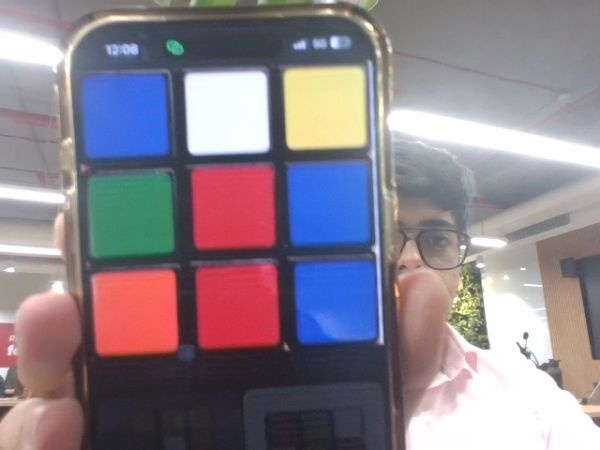
#> input picture backend/debug/frame_0/frame.jpg, 600 x 450 px; its folder holds only this picture in this run
$ python -i vision_service.py   (imports and definitions only)
#> lines starting #> are read from the running program, lines starting #| are printed output that depends on the picture; after the words box and inside, x2 and y2 are one past the last pixel; in counts of white or black regions, pixels touching at a corner belong together
#> further down, picture is the input picture: shape (450, 600, 3); mean B, G, R 140.2, 129.8, 139.8
import cv2, os
import numpy as np
import imutils
from typing import Dict, List, Tuple

# ---------- Image IO ----------
# [6 lines not run here, left out]

# ---------- Geometry Helpers ----------
def order_points(pts):
    """
    Orders coordinates in format: top-left, top-right, bottom-right, bottom-left
    """
    rect = np.zeros((4, 2), dtype="float32")

    # Top-left has smallest sum, Bottom-right has largest sum
    s = pts.sum(axis=1)
    rect[0] = pts[np.argmin(s)]
    rect[2] = pts[np.argmax(s)]

    # Top-right has smallest diff, Bottom-left has largest diff
    diff = np.diff(pts, axis=1)
    rect[1] = pts[np.argmin(diff)]
    rect[3] = pts[np.argmax(diff)]

    return rect

def get_face_contour(img):
    """
    Finds the largest 4-sided polygon in the image (the cube face).
    """
    # 1. Preprocessing
    gray = cv2.cvtColor(img, cv2.COLOR_BGR2GRAY)
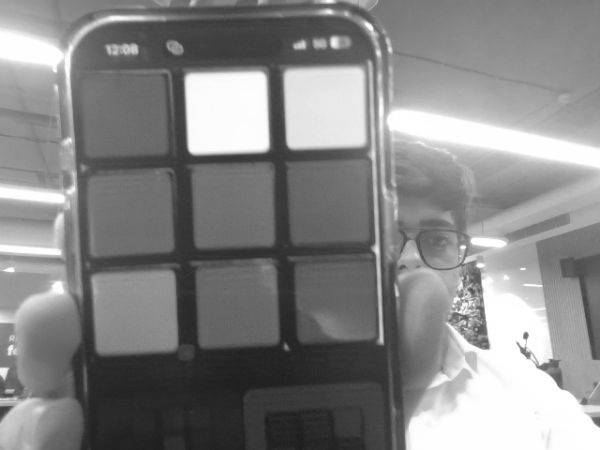
#> gray: shape (450, 600); min 28, max 255, mean 134
    blurred = cv2.GaussianBlur(gray, (5, 5), 0)

    # 2. Edge Detection (Adaptive Threshold is often better than Canny for varying light)
    edged = cv2.Canny(blurred, 50, 200)
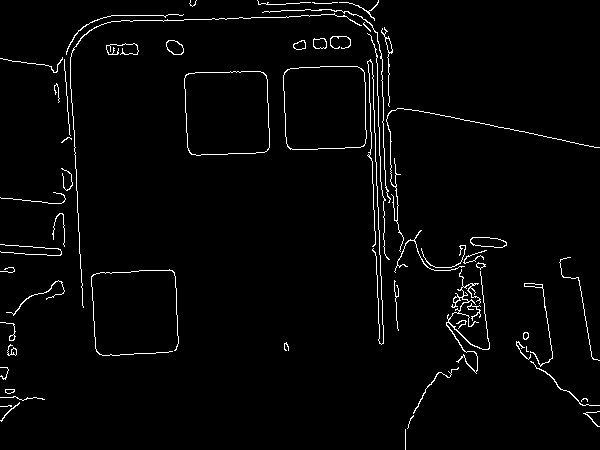
#> edged: shape (450, 600); 2.5% white in thin lines or dots

    # 3. Find Contours
    cnts = cv2.findContours(edged.copy(), cv2.RETR_EXTERNAL, cv2.CHAIN_APPROX_SIMPLE)
#> cnts = 58 contours, 35 with area under 20; largest, box (x1, y1, x2, y2) and area: (184, 71, 270, 156) 6680, (283, 66, 367, 150) 6520, (470, 237, 507, 248) 280, (166, 40, 184, 55) 185, (446, 269, 490, 374) 153
    cnts = imutils.grab_contours(cnts)

    if not cnts:
        return None

    # Sort by area (largest first)
    cnts = sorted(cnts, key=cv2.contourArea, reverse=True)

    for c in cnts:
        # Approximate contour
        peri = cv2.arcLength(c, True)
        approx = cv2.approxPolyDP(c, 0.02 * peri, True)

        # If it has 4 points, we assume it's the face
        if len(approx) == 4:
            return approx.reshape(4, 2)
#> this loop made 1 pass
#> (peri, approx) on pass 1: (324.7, [[263, 72], [185, 75], [191, 154], [268, 149]])

    # Fallback: If no square found, return the whole image corners
    h, w = img.shape[:2]
    return np.array([[0,0], [w,0], [w,h], [0,h]], dtype="float32")

# ---------- Sticker Extraction ----------
def extract_stickers(img) -> List[np.ndarray]:
    """
    Warps the detected face into a flat 300x300 square and extracts 9 clean patches.
    """
    # 1. Get the face contour
    pts = get_face_contour(img)
#> pts = [[263, 72], [185, 75], [191, 154], [268, 149]]
    if pts is None:
        # Extreme fallback just in case
        h, w = img.shape[:2]
        pts = np.array([[0,0], [w,0], [w,h], [0,h]], dtype="float32")

    # 2. Perspective Warp to flat square
    rect = order_points(pts)
#> in order_points, `s = pts.sum(axis=1)`: s = [335, 260, 345, 417]
#> in order_points, `diff = np.diff(pts, axis=1)`: diff = [-191, -110, -37, -119]
#> rect = [[185, 75], [263, 72], [268, 149], [191, 154]]
    dst_size = 300
    dst = np.array([
        [0, 0],
        [dst_size - 1, 0],
        [dst_size - 1, dst_size - 1],
        [0, dst_size - 1]], dtype="float32")

    M = cv2.getPerspectiveTransform(rect, dst)
#> M = [[3.48, -0.264, -623.2], [0.134, 3.48, -286.1], [-0.000315, -0.000108, 1]]
    warped = cv2.warpPerspective(img, M, (dst_size, dst_size))
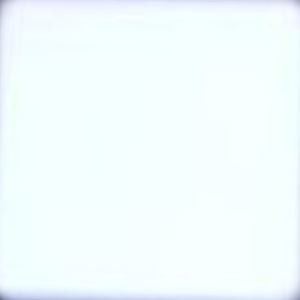
#> warped: shape (300, 300, 3); mean B, G, R 254.2, 252.8, 242.9

    # 3. Slice into 9 patches
    step = dst_size // 3
    patches = []

    # Safe margin: ignore the outer 25% of each sticker to avoid black borders
    margin = int(step * 0.25)

    for y in range(3):
        for x in range(3):
            y_start = y * step
            x_start = x * step

            # Crop the CENTER of the sticker only
            patch = warped[
                y_start + margin : y_start + step - margin,
                x_start + margin : x_start + step - margin
            ]
            patches.append(patch)
#> after the loop, patches = 9 items

    if len(patches) != 9:
        raise ValueError("Failed to extract 9 sticker regions")

    return patches

# ---------- Color Logic ----------
# [28 lines left out: functions get_dominant_color, classify_color, build_kociemba_string, not called in this run]

# ---------- Learned Sticker Classifier ----------
class StickerClassifier:
    # [65 lines left out: functions __init__, _preprocess, predict_batch, enforce_global_constraints, not called in this run]
# ---------- Main Pipeline ----------
# [87 lines not run here, left out]

>>> import cv2
>>> picture = cv2.imread('../../debug/frame_0/frame.jpg')
>>> result = extract_stickers(picture)
#> result = 9 items
